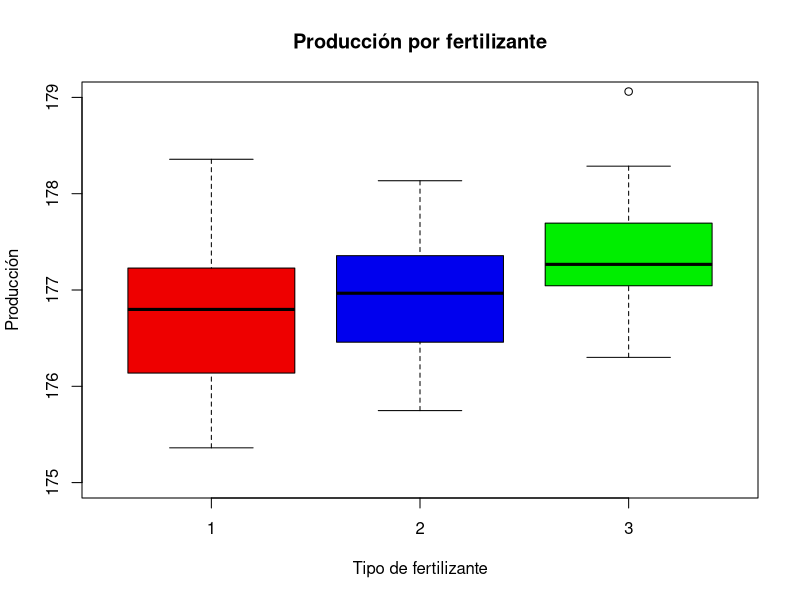
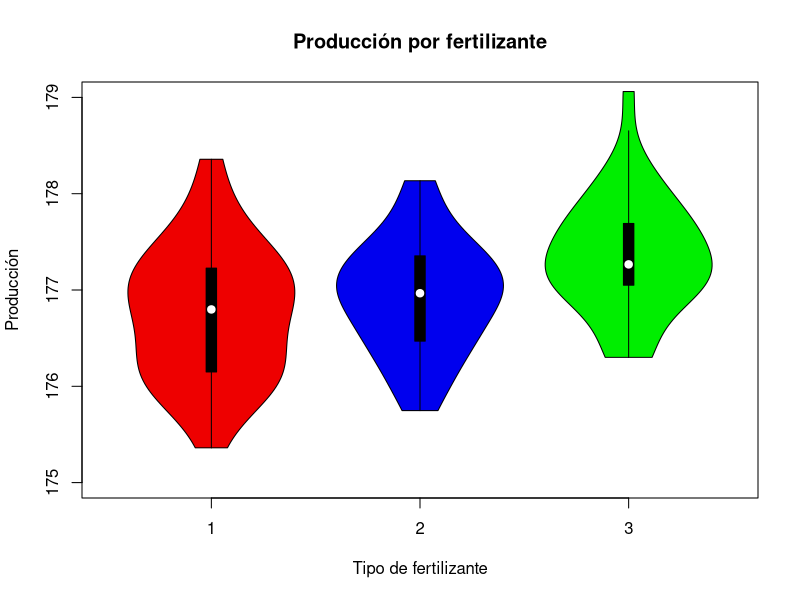

The R script that drew these images, in order:
# JAIRO ALBERTO LEAL GOMEZ
# 18/09/2025
# SEMANA 7

# SCRIPT 4

datos <- read.csv("Scripts/crop.csv", header =  T)
datos

summary(datos)

# Las variables estan en numeros integrales y hay que modificar a factores
# Ya que el experimento hara la comparación por factores

datos$density <- as.factor(datos$density)
datos$block <- as.factor(datos$block)
datos$fertilizer <- as.factor(datos$fertilizer)

summary(datos)

boxplot(datos$yield ~ datos$fertilizer,
        main = "Producción por fertilizante",
        col= c("red2","blue2", "green2"),
        ylab = "Producción",
        xlab = "Tipo de fertilizante",
        ylim = c(175, 179))

library(vioplot)
vioplot(datos$yield ~ datos$fertilizer,
        main = "Producción por fertilizante",
        col= c("red2","blue2", "green2"),
        ylab = "Producción",
        xlab = "Tipo de fertilizante",
        ylim = c(175, 179))

tapply(datos$yield, datos$fertilizer, mean)
tapply(datos$yield, datos$fertilizer, sd)
tapply(datos$yield, datos$fertilizer, var)

# Prueba de normalidad

shapiro.test(datos$yield)

# Prueba de normalidad

shapiro.test(subset(datos$yield, datos$fertilizer == "1"))
shapiro.test(subset(datos$yield, datos$fertilizer == "2"))
shapiro.test(subset(datos$yield, datos$fertilizer == "3"))

# No hay diferencias significativas, los datos son normales

# Prueba homogeneidad de varianzas

# VAR.TEST ES PARA DOS FACTORES, DOS GRUPOS CON VARIANZAS
# var.test(datos$yield ~ datos$fertilizer) 

bartlett.test(datos$yield ~ datos$fertilizer)

# No hay diferencias entre las varianzas
